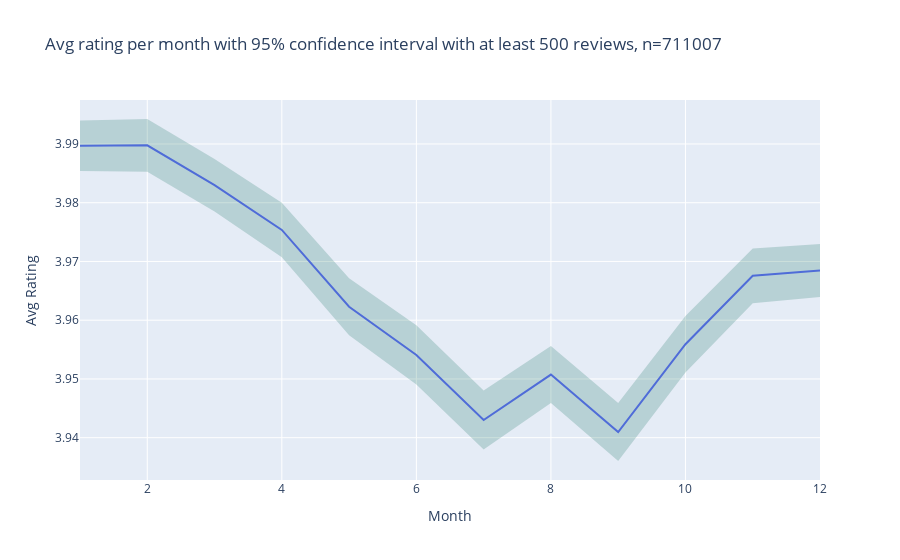

Notebook code for this chart:
### Markdown cell above
## Get most significant seasonal ratings beers

### Code cell
CUTOFF = 500 # cutoff for beers to get into the stats

print("all shape: ", reviews_df.shape[0])

# trash all with less than 12 ratings

nr_agg = reviews_df.groupby("beer_id").agg(count = ("rating", "count")).reset_index()
nr_agg = nr_agg[nr_agg["count"] >= CUTOFF]
ids = nr_agg["beer_id"]


print("reduced shape:", reviews_df[reviews_df["beer_id"].isin(ids)].shape[0])

reviews_df_more12 = reviews_df[reviews_df["beer_id"].isin(ids)]

monthly_avg_ci_fig(reviews_df_more12, f'Avg rating per month with 95% confidence interval with at least {CUTOFF} reviews, n={reviews_df_more12.shape[0]}')

### Figure 1 — Plotly figure (JSON) as saved in the notebook; plotly's stock layout.template omitted (floating-point values rounded to 4 significant figures)
{"data": [{"hovertemplate": "Month=%{x}<br>Avg Rating=%{y}<extra></extra>", "legendgroup": "", "line": {"color": "#636efa", "dash": "solid"}, "marker": {"symbol": "circle"}, "mode": "lines", "name": "", "orientation": "v", "showlegend": false, "type": "scatter", "x": [1, 2, 3, 4, 5, 6, 7, 8, 9, 10, 11, 12], "xaxis": "x", "y": [3.99, 3.99, 3.983, 3.975, 3.962, 3.954, 3.943, 3.951, 3.941, 3.956, 3.968, 3.968], "yaxis": "y"}, {"fill": "toself", "fillcolor": "rgba(0,100,80,0.2)", "hoverinfo": "skip", "line": {"color": "rgba(255,255,255,0)"}, "showlegend": false, "type": "scatter", "x": [1, 2, 3, 4, 5, 6, 7, 8, 9, 10, 11, 12, 12, 11, 10, 9, 8, 7, 6, 5, 4, 3, 2, 1], "y": [3.994, 3.994, 3.987, 3.98, 3.967, 3.959, 3.948, 3.956, 3.946, 3.961, 3.972, 3.973, 3.964, 3.963, 3.951, 3.936, 3.946, 3.938, 3.949, 3.957, 3.971, 3.979, 3.985, 3.985]}], "layout": {"legend": {"tracegroupgap": 0}, "title": {"text": "Avg rating per month with 95% confidence interval with at least 500 reviews, n=711007"}, "xaxis": {"anchor": "y", "domain": [0, 1], "title": {"text": "Month"}}, "yaxis": {"anchor": "x", "domain": [0, 1], "title": {"text": "Avg Rating"}}}}
